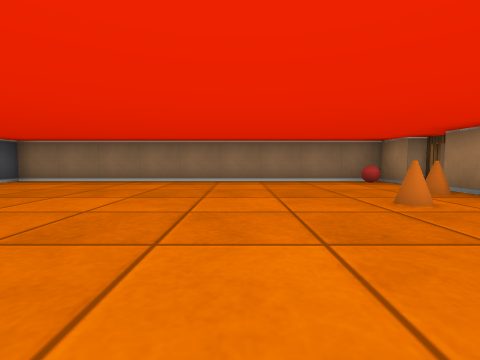
[1] (above)

16 first-person views from a walk through a cub3D level. The camera is about half as high as the walls, tilts 4° down and sees 85° across. The floor is counted in squares. Each view is taken from the middle of a square. On the plan, view 1 faces up. The plan holds only what a view shows up to about 9 squares ahead; the rest is blank.

[2]
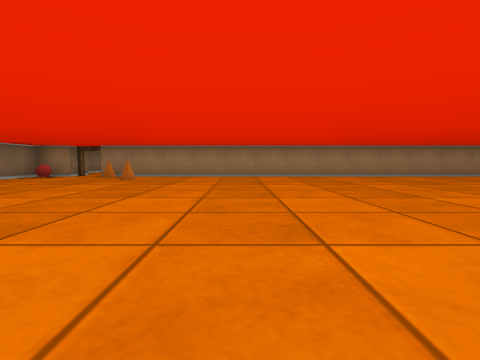

[3]
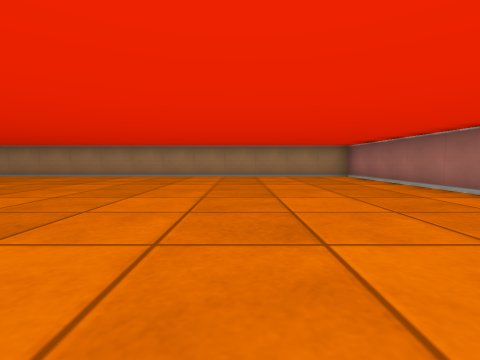

[4]
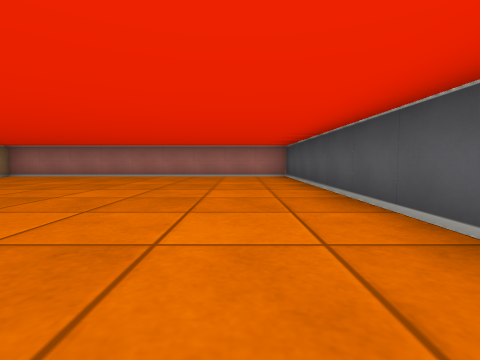

[5]
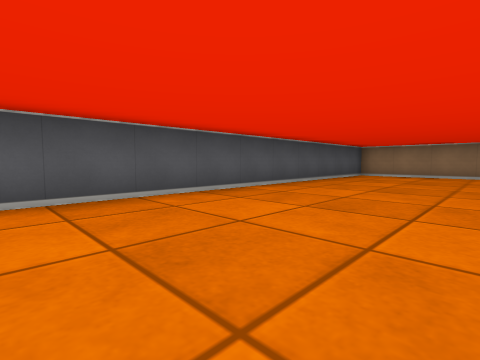

[6]
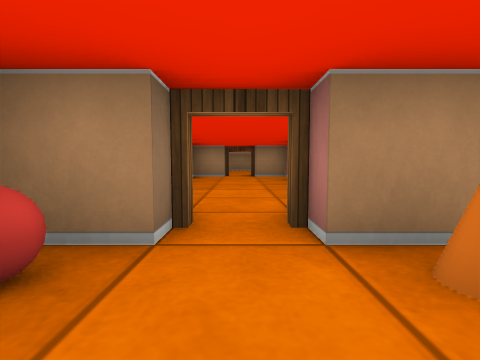

[7]
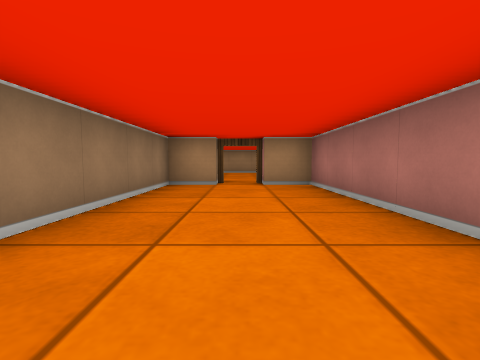

[8]
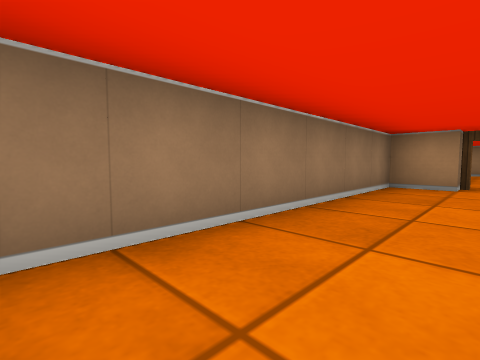

[9]
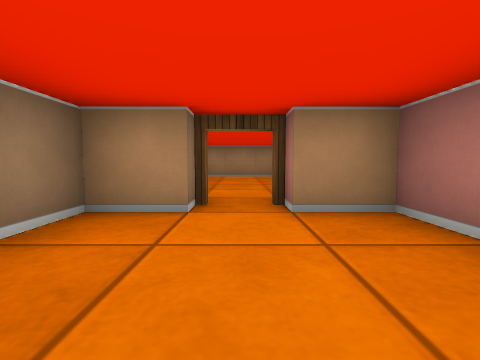

[10]
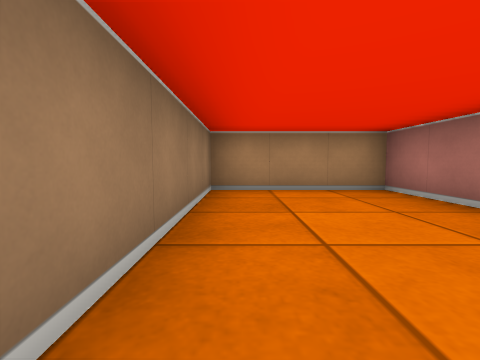

[11]
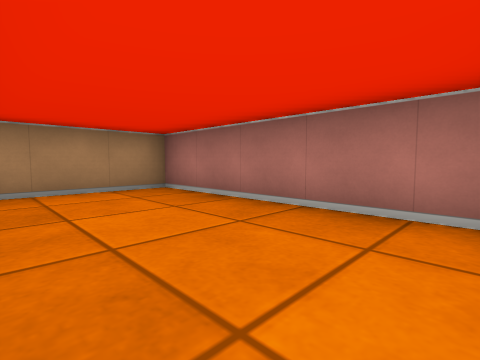

[12]
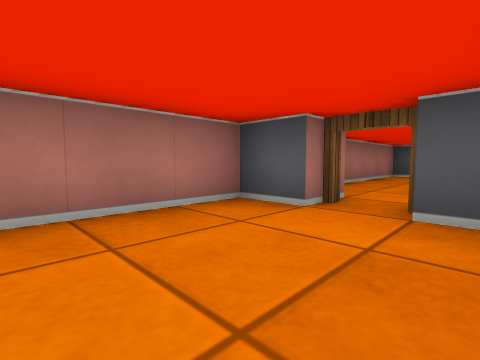

[13]
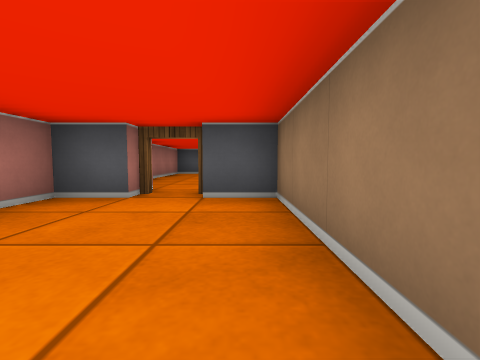

[14]
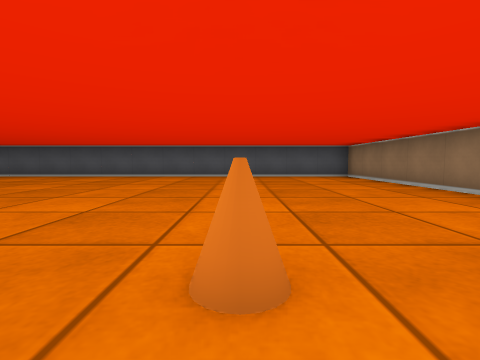

[15]
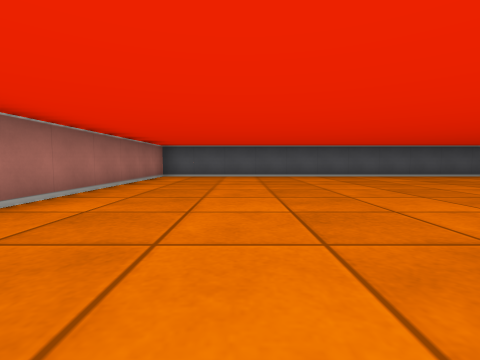

[16]
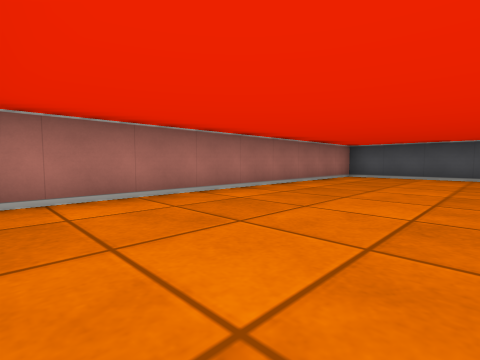

### Floor plan
Ten units are one square. View 1 is at (0, 0); x grows to the right and y downward. Boxes are objects, and circles mark ways between rooms. Rooms are numbered by the first view taken in them; rooms with no view inside come last. Other rooms are left out.
<svg viewBox="-60 -70 230 190">
<path fill="none" stroke="#000" d="M35 -55 35 -65 -55 -65 -55 115 35 115 35 -45M45 -40 45 -35 105 -35 105 -45M105 -55 105 -65 50 -65M115 -45 115 -35 165 -35 165 -65 115 -65 115 -55"/>
<rect x="15" y="-35" width="10" height="10" fill="#bbb"><title>cone</title></rect>
<rect x="25" y="-45" width="10" height="10" fill="#bbb"><title>cone</title></rect>
<rect x="25" y="-65" width="10" height="10" fill="#bbb"><title>ball</title></rect>
<circle cx="40" cy="-50" r="3" fill="#2a7"/>
<circle cx="110" cy="-50" r="3" fill="#2a7"/>
<text x="-10" y="20">1</text>
<text x="70" y="-50">2</text>
<text x="140" y="-50">3</text>
</svg>
Room 1 opens to room 2. Room 2 opens to room 3.

Where each view was taken, in squares from view 1:
view 1: 0 up, 0 right, facing up
view 2: 0 up, 5 left, facing right
view 3: 8 down, 5 left, facing right
view 4: 3 down, 4 left, facing down
view 5: 3 down, 2 left, facing up-left
view 6: 5 up, 2 right, facing right
view 7: 5 up, 5 right, facing right
view 8: 5 up, 5 right, facing up-right
view 9: 5 up, 8 right, facing right
view 10: 6 up, 12 right, facing right
view 11: 6 up, 12 right, facing down-right
view 12: 6 up, 14 right, facing down-left
view 13: 6 up, 15 right, facing left
view 14: 3 up, 3 right, facing left
view 15: 9 down, 3 right, facing left
view 16: 8 down, 3 right, facing down-left
